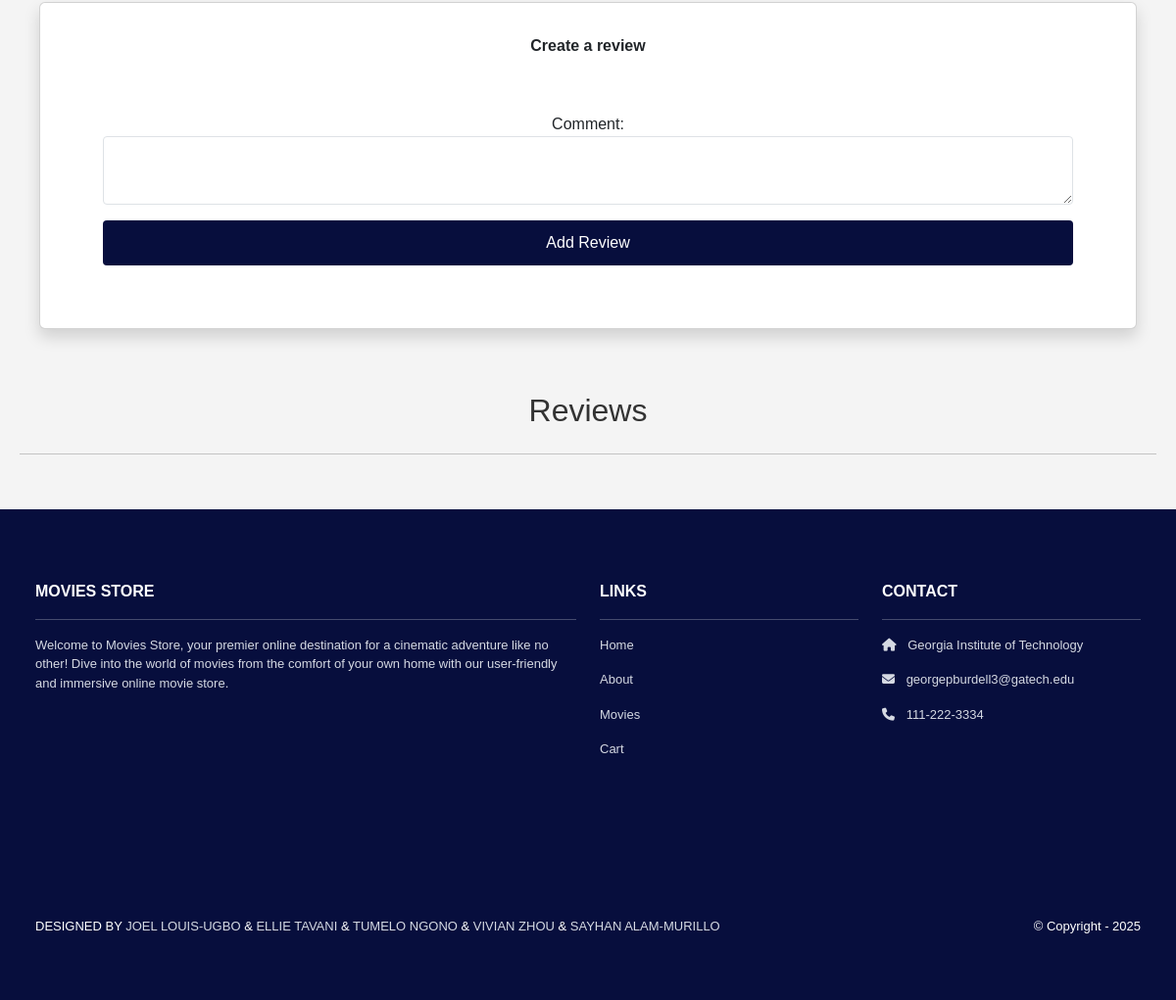
The page /moviepage/movie/tt26743210/ (signed in, lower part) on the database as committed earlier.
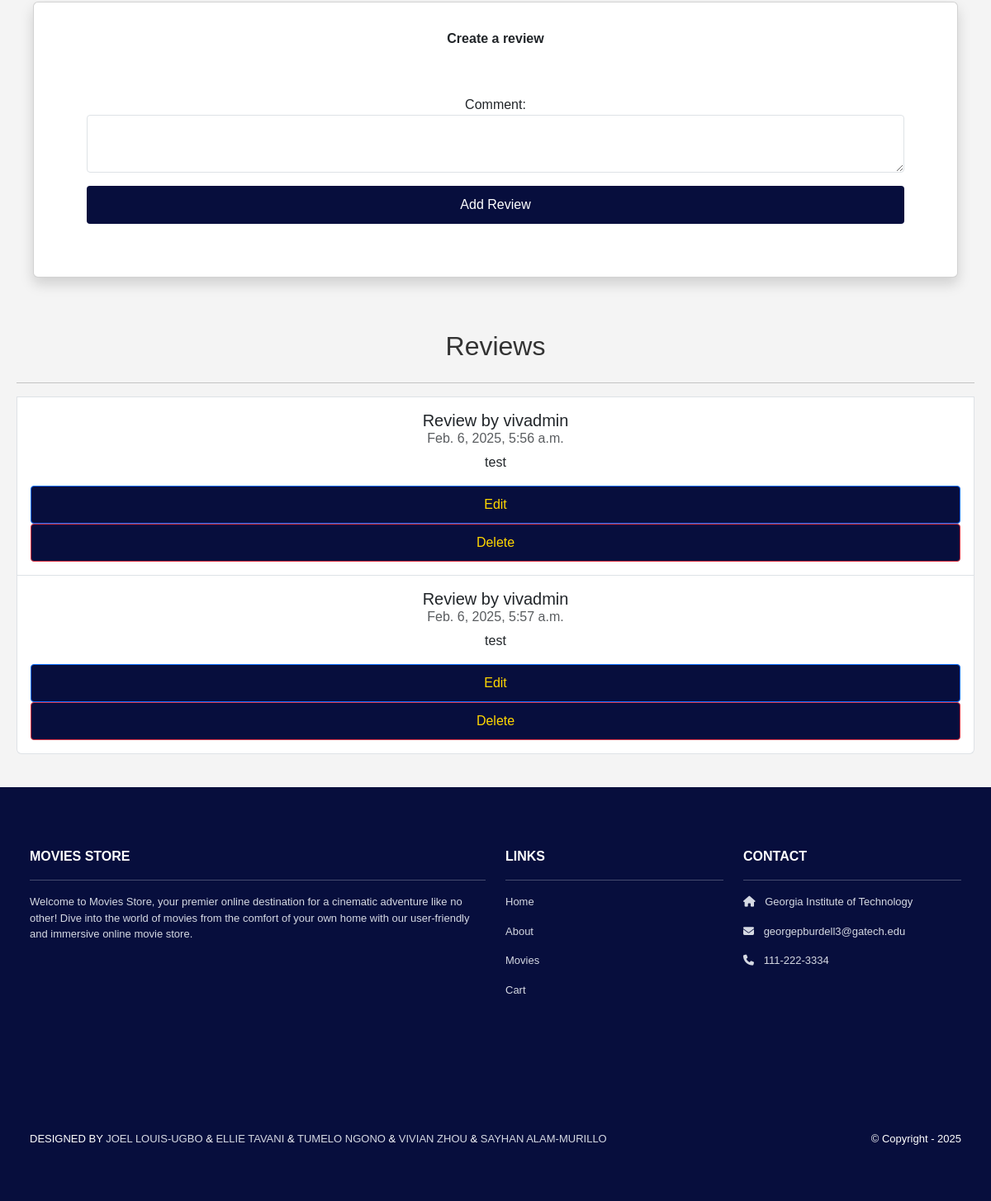
The same page on the database as committed later.
### moviepage/models.py (models this page shows, shortened)
class Review(models.Model):
    comment = models.CharField(max_length=255)
    date = models.DateTimeField(auto_now_add=True)
    movie = models.ForeignKey(Movie, on_delete=models.CASCADE)
    user = models.ForeignKey(User, on_delete=models.CASCADE)

### moviepage/views.py (the view)
# urls.py: path('movie/<movie_id>/', views.movie_detail, name='movie_detail'),
def movie_detail(request, movie_id):
    movie = get_object_or_404(Movie, imdb_id=movie_id)
    reviews = Review.objects.filter(movie=movie)
    return render(request, 'moviepage/movie_detail.html', {'movie': movie, 'reviews': reviews})

### moviepage/templates/moviepage/movie_detail.html (shortened to what this page needs)
{% extends 'base.html' %}
{% load static %}
{% block content %}
<link rel="stylesheet" href="{% static 'moviepage/movie_detail.css' %}">
<div class="container mt-4">
    <div class="row mt-3">
        <div class="col text-center">
            <ul class="list-group">
            {% if user.is_authenticated %}
                <div class="container mt-4">
                  <div class="row justify-content-center">
                    <div class="col-12">
                      <div class="card shadow p-3 mb-4 rounded">
                        <div class="card-body">
                          <b class="text-start">Create a review
                            </b><br /><br />
                          <form method="POST" action= "{% url 'moviepage.create_review' movie.imdb_id %}">
                            <p>
                              <label for="comment">Comment:</label>
                              <textarea name="comment" required
                              class="form-control"
                              id="comment"></textarea>
                            </p>
                            <div class="text-center">
                              <button type="submit"
                                class="btn bg-dark text-white">
                                Add Review
                              </button>
                            </div>
                          </form>
                        </div>
                      </div>
                    </div>
                  </div>
                </div>
              {% endif %}
            <h2>Reviews</h2>
            <hr />
              {% for review in reviews %}
              <li class="list-group-item pb-3 pt-3">
                <h5 class="card-title">
                  Review by {{ review.user.username }}
                </h5>
                <h6 class="card-subtitle mb-2 text-muted">
                  {{ review.date }}
                </h6>
                <p class="card-text">{{ review.comment }}</p>
                  {% if user.is_authenticated and user == review.user %}
                <a class="btn btn-primary"
                  href="{% url 'moviepage.edit_review' movie.imdb_id review.id %}">Edit
                </a>
                <a class="btn btn-danger" href="{% url 'moviepage.delete_review' movie.imdb_id review.id  %}">Delete</a>
                {% endif %}
              </li>
              {% endfor %}
            </ul>
        </div>
    </div>
</div>
{% endblock %}

### GTmovies/templates/base.html (shortened to what this page needs)
<!DOCTYPE html>
<html>
  {% load static %}
  <head>
    <link href="https://cdn.jsdelivr.net/npm/bootstrap@5.3.3/dist/css/bootstrap.min.css" rel="stylesheet">
    <link rel="stylesheet" href="https://cdnjs.cloudflare.com/ajax/libs/font-awesome/6.1.1/css/all.min.css">
    <link rel="stylesheet" type="text/css" href="{% static 'css/style.css' %}">
  </head>
  <body>
    <div>
      {% block content %}
      {% endblock content %}
    </div>
    <section class="p-3 ms-footer d-none d-md-block">
      <div class="container">
        <div class="row mt-3 text-white">
          <div class="col-md-6 col-lg-6 col-xl-6 mx-auto mb-4">
            <b>MOVIES STORE</b>
            <hr />
            <p>Welcome to Movies Store, your premier online destination for a cinematic
              adventure like no other! Dive into the world of movies from the comfort of your own home with our user-friendly
              and immersive online movie store.</p>
          </div>
          <div class="col-md-3 col-lg-3 col-xl-3 mx-auto mb-4">
            <b>LINKS</b>
            <hr />
            <p><a class="nav-link" href="{% url 'home.index' %}">Home</a></p>
            <p><a class="nav-link" href="{% url 'home.about' %}">About</a></p>
            <p><a class="nav-link" href="{% url 'movies.index' %}">Movies</a></p>
            <p><a class="nav-link" href="{% url 'cart.index' %}">Cart</a></p>
          </div>
          <div class="col-md-3 col-lg-3 col-xl-3 mx-auto mb-4">
            <b>CONTACT</b>
            <hr />
            <p><i class="fas fa-home me-2"></i> Georgia Institute of Technology</p>
            <p><i class="fas fa-envelope me-2"></i> georgepburdell3@gatech.edu</p>
            <p><i class="fas fa-phone me-2"></i> 111-222-3334</p>
          </div>
        </div>
      </div>
    </section>
    <section class="p-3 ms-footer-bottom bg-dark">
      <div class="container d-flex justify-content-between">
        <div class="me-5 text-white">
          <span>DESIGNED BY <a href="https://github.com/jlouisugbo/" target="_blank">JOEL LOUIS-UGBO</a> &
              <a href="https://github.com/elliet28/" target="_blank">ELLIE TAVANI</a> &
              <a href="https://github.com/TumeloN1/" target="_blank">TUMELO NGONO</a> &
              <a href="https://github.com/vivvzhou/" target="_blank">VIVIAN ZHOU</a> &
              <a href="https://github.com/salammurillo/" target="_blank">SAYHAN ALAM-MURILLO</a>
          </span>
        </div>
        <div class="text-white">
          <span>© Copyright - 2025</span>
        </div>
      </div>
    </section>
  </body>
</html>

### GTmovies/static/css/style.css (style rules this page uses)
.bg-dark { background-color: #070e3d !important; }
.ms-footer { background-color: #070e3d; }
.ms-footer p { color: #d5d9e3; font-size: 13px; }
.card-body form { padding: 2rem; }
.btn { background-color: #070e3d !important; color: white; border-radius: 0.25rem; padding: 10px 20px; width: 100%; text-align: center; font-size: 1rem; }
.form-control { border-radius: 0.25rem; padding: 10px; margin-bottom: 15px; }
.text-center a { color: #FFD700; text-decoration: none; }
.container { max-width: 800px; }
.card { margin-top: 50px; }
.ms-footer-bottom span { font-size: 13px; line-height: 38px; }
.ms-footer-bottom a { color: #d5d9e3; text-decoration: none; }

### moviepage/static/moviepage/movie_detail.css (style rules this page uses)
body { font-family: 'Verdana', sans-serif; background-color: #f4f4f4; color: #333; margin: 0; padding: 0; }
.container { max-width: 1250px; margin: 20px auto; padding: 20px; }

Rows that differ between the two databases and show on the page:
added Review: user.username "vivadmin", date "Feb. 6, 2025, 5:56 a.m.", comment "test", shows "Edit"
added Review: user.username "vivadmin", date "Feb. 6, 2025, 5:57 a.m.", comment "test", shows "Edit"
